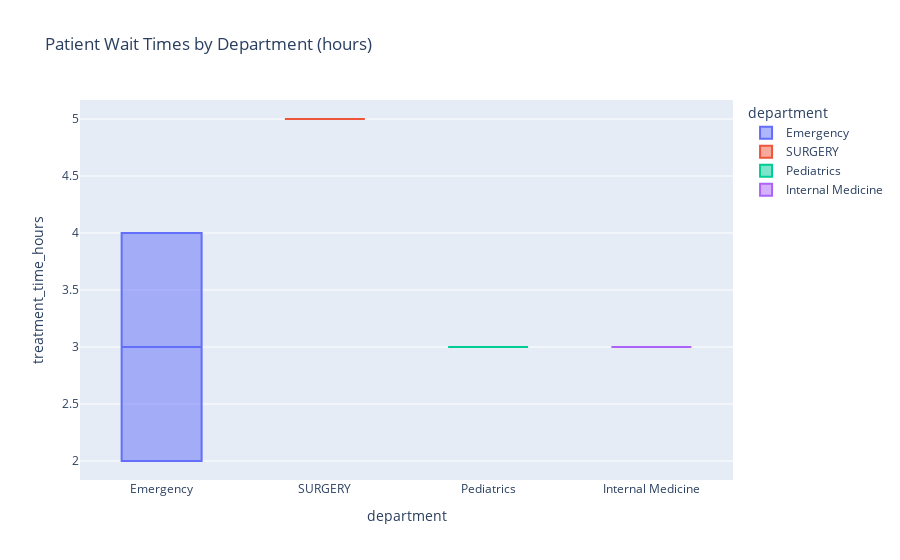

The code cell stored with this chart in its notebook:
### Code cell
fig = px.box(df,x='department',y='treatment_time_hours',title='Patient Wait Times by Department (hours)',color='department')
fig

### Figure 1 — Plotly figure (JSON) as saved in the notebook; plotly's stock layout.template omitted (floating-point values rounded to 4 significant figures)
{"data": [{"alignmentgroup": "True", "hovertemplate": "department=%{x}<br>treatment_time_hours=%{y}<extra></extra>", "legendgroup": "Emergency", "marker": {"color": "#636efa"}, "name": "Emergency", "notched": false, "offsetgroup": "Emergency", "orientation": "v", "showlegend": true, "type": "box", "x": ["Emergency", "Emergency"], "x0": " ", "xaxis": "x", "y": [4.0, 2.0], "y0": " ", "yaxis": "y"}, {"alignmentgroup": "True", "hovertemplate": "department=%{x}<br>treatment_time_hours=%{y}<extra></extra>", "legendgroup": "SURGERY", "marker": {"color": "#EF553B"}, "name": "SURGERY", "notched": false, "offsetgroup": "SURGERY", "orientation": "v", "showlegend": true, "type": "box", "x": ["SURGERY"], "x0": " ", "xaxis": "x", "y": [5.0], "y0": " ", "yaxis": "y"}, {"alignmentgroup": "True", "hovertemplate": "department=%{x}<br>treatment_time_hours=%{y}<extra></extra>", "legendgroup": "Pediatrics", "marker": {"color": "#00cc96"}, "name": "Pediatrics", "notched": false, "offsetgroup": "Pediatrics", "orientation": "v", "showlegend": true, "type": "box", "x": ["Pediatrics"], "x0": " ", "xaxis": "x", "y": [3.0], "y0": " ", "yaxis": "y"}, {"alignmentgroup": "True", "hovertemplate": "department=%{x}<br>treatment_time_hours=%{y}<extra></extra>", "legendgroup": "Internal Medicine", "marker": {"color": "#ab63fa"}, "name": "Internal Medicine", "notched": false, "offsetgroup": "Internal Medicine", "orientation": "v", "showlegend": true, "type": "box", "x": ["Internal Medicine"], "x0": " ", "xaxis": "x", "y": [3.0], "y0": " ", "yaxis": "y"}], "layout": {"boxmode": "overlay", "legend": {"title": {"text": "department"}, "tracegroupgap": 0}, "title": {"text": "Patient Wait Times by Department (hours)"}, "xaxis": {"anchor": "y", "categoryarray": ["Emergency", "SURGERY", "Pediatrics", "Internal Medicine"], "categoryorder": "array", "domain": [0, 1], "title": {"text": "department"}}, "yaxis": {"anchor": "x", "domain": [0, 1], "title": {"text": "treatment_time_hours"}}}}
